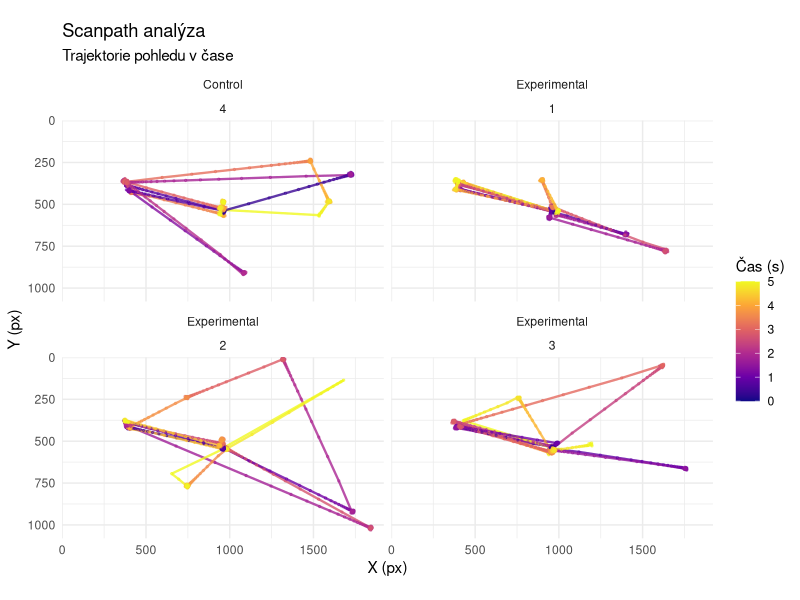

This chart was generated by the following R code: (Note: this script raises an error after producing the figure.)
## ---- chunk 1
knitr::opts_chunk$set(echo = TRUE)
library(dplyr)
library(ggplot2)
library(tidyr)
## ---- chunk 2
raw_data <- read.csv("data/raw_data.csv")
trials <- read.csv("data/trials.csv")
aois <- read.csv("data/aois.csv")

# Spojení dat (join)
df <- raw_data %>%
  left_join(trials, by = "trial_id") %>%
  mutate(
    time_sec = timestamp / 1000
  )

head(df)
## ---- chunk 3
# Vybereme prvních pár trialů
df_subset <- df %>% filter(trial_id <= 4)

ggplot(df_subset, aes(x = x, y = y)) +
  # Obrázek na pozadí (volitelné)
  # annotation_custom(...) +
  # Trajektorie
  geom_path(aes(color = time_sec), size = 0.8, alpha = 0.8) +
  # Body (vzorky)
  geom_point(aes(color = time_sec), size = 0.5, alpha = 0.5) +
  # Hranice obrazovky
  scale_x_continuous(limits = c(0, 1920), expand = c(0, 0)) +
  scale_y_reverse(limits = c(1080, 0), expand = c(0, 0)) +
  # Vzhled
  scale_color_viridis_c(option = "plasma", name = "Čas (s)") +
  coord_fixed() +
  theme_minimal() +
  labs(
    title = "Scanpath analýza",
    subtitle = "Trajektorie pohledu v čase",
    x = "X (px)",
    y = "Y (px)"
  ) +
  facet_wrap(~ condition + trial_id)
## ---- chunk 4
df_exp <- df %>% filter(condition == "Experimental")

ggplot(df_exp, aes(x = x, y = y)) +
  # Heatmapa pomocí 2D hustoty
  stat_density_2d(aes(fill = ..level..), geom = "polygon", alpha = 0.8) +
  # Zobrazení AOI
  geom_circle(data = aois, aes(x0 = x, y0 = y, r = width/2, fill = NA), inherit.aes = FALSE, color = "red", size = 1) +
  # Nastavení os
  scale_x_continuous(limits = c(0, 1920), expand = c(0, 0)) +
  scale_y_reverse(limits = c(1080, 0), expand = c(0, 0)) +
  scale_fill_viridis_c(option = "inferno") +
  coord_fixed() +
  theme_dark() +
  labs(
    title = "Heatmapa fixací",
    subtitle = "Experimentální podmínka"
  )
## ---- chunk 5
# Definice cíle (např. střed obrazovky pro jednoduchost, nebo dle AOI)
target_x <- 960
target_y <- 540

df_dist <- df %>%
  mutate(
    dist_to_center = sqrt((x - target_x)^2 + (y - target_y)^2)
  ) %>%
  group_by(trial_id, condition) %>%
  mutate(
    # Normalizace času (0 = začátek trialu)
    time_norm = timestamp - min(timestamp)
  )

ggplot(df_dist, aes(x = time_norm, y = dist_to_center, color = condition, group = trial_id)) +
  geom_line(alpha = 0.3) +
  geom_smooth(aes(group = condition), method = "loess", se = TRUE, size = 1.5) +
  theme_bw() +
  labs(
    title = "Vzdálenost od středu v čase",
    x = "Čas od začátku trialu (ms)",
    y = "Vzdálenost (px)"
  )
## ---- chunk 6
# Baseline korekce (prvních 200 ms trialu)
df_pupil <- df %>%
  group_by(trial_id) %>%
  mutate(
    baseline = mean(pupil[timestamp <= 200], na.rm = TRUE),
    pupil_change = (pupil - baseline) / baseline * 100 # Procentuální změna
  ) %>%
  ungroup()

ggplot(df_pupil, aes(x = timestamp, y = pupil_change, color = condition)) +
  stat_summary(fun = mean, geom = "line", size = 1) +
  stat_summary(fun.data = mean_se, geom = "ribbon", alpha = 0.2, aes(fill = condition), color = NA) +
  theme_classic() +
  labs(
    title = "Změna velikosti zornice",
    y = "% změna oproti baseline",
    x = "Čas (ms)"
  )
